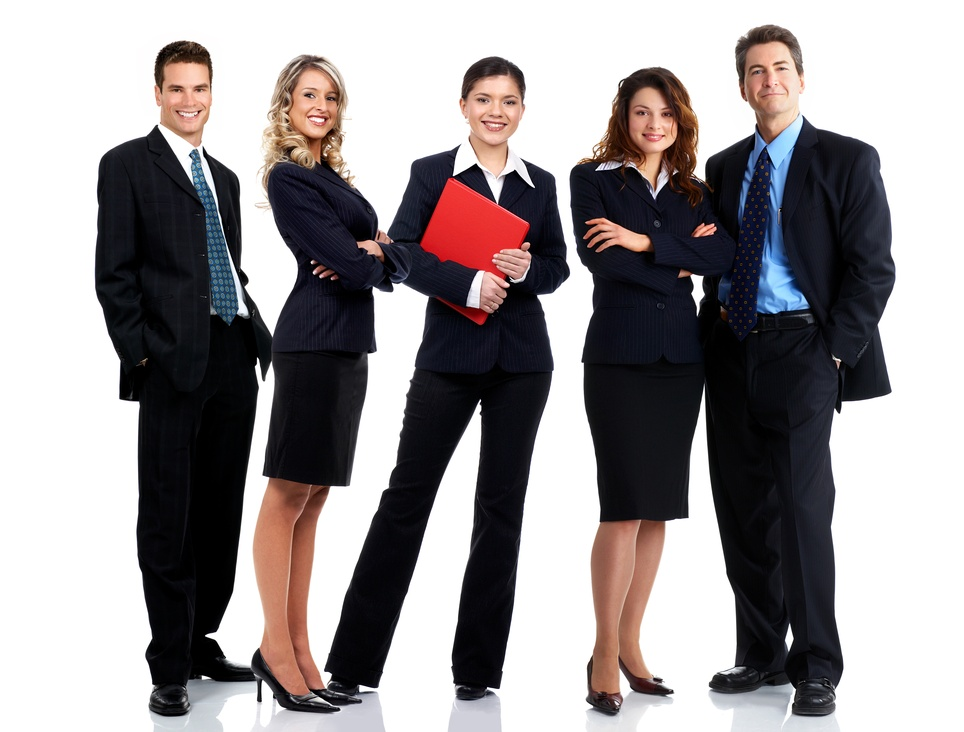
#> input picture images/sample.jpg, 964 x 732 px, shrunk from 5000 x 3800 before the run
$ python detect_faces.py
#> lines starting #> are read from the running program, lines starting #| are printed output that depends on the picture
import cv2

def detect_faces(image_path):
    # Загружаем классификатор для распознавания лиц
#> called with image_path = 'images/sample.jpg'
    face_cascade = cv2.CascadeClassifier(cv2.data.haarcascades + 'haarcascade_frontalface_default.xml')

    # Загружаем изображение
    image = cv2.imread(image_path)
#> image is the input picture: shape (732, 964, 3); mean B, G, R 151.1, 149.6, 154.6
    if image is None:
        print("Изображение не найдено")
        return

    # Конвертируем изображение в оттенки серого
    gray = cv2.cvtColor(image, cv2.COLOR_BGR2GRAY)
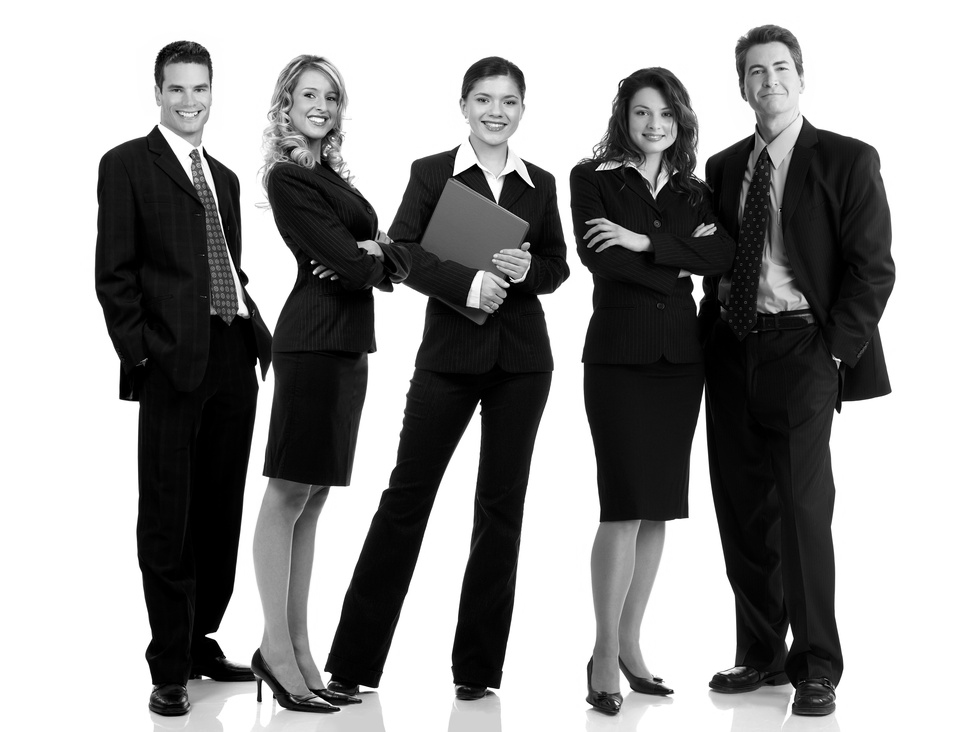
#> gray: shape (732, 964); min 0, max 255, mean 151.3

    # Выполняем распознавание лиц
    faces = face_cascade.detectMultiScale(gray, scaleFactor=1.1, minNeighbors=5, minSize=(30, 30))
#> faces = [[622, 91, 60, 60], [153, 62, 71, 71], [462, 75, 67, 67], [737, 43, 67, 67], [288, 72, 63, 63]]

    # Выводим количество найденных лиц
    print(f"Найдено {len(faces)} лиц(о/а).")
#| Найдено 5 лиц(о/а).

if __name__ == "__main__":
    # Путь к изображению
    image_path = "images/sample.jpg"
    detect_faces(image_path)
